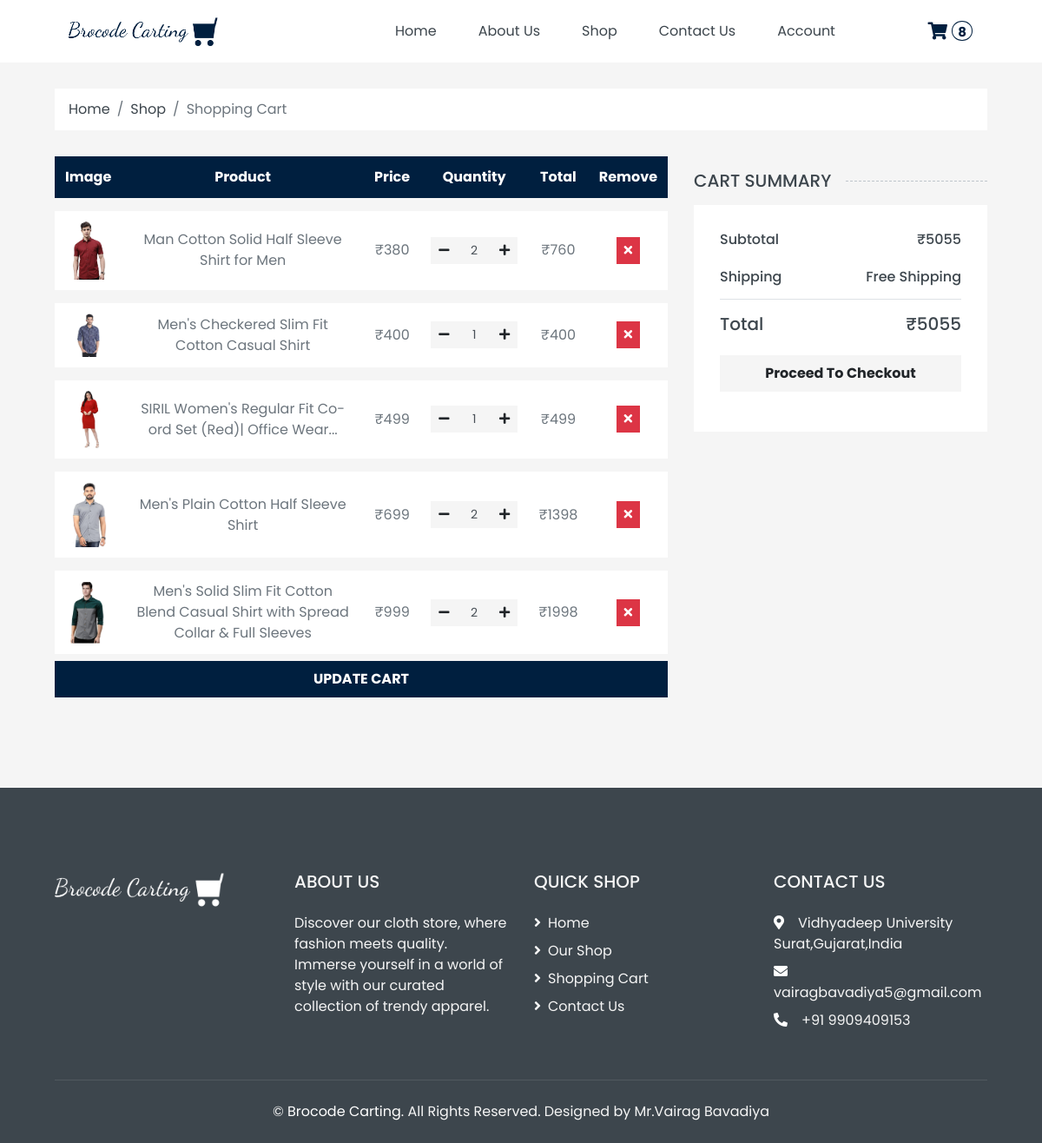
/cart.php (signed in), run on the app's committed database.
### tables this page shows
CREATE TABLE `cart` (
  `id` int(10) NOT NULL,
  `product_id` int(20) DEFAULT NULL,
  `qty` int(20) NOT NULL,
  `user_id` int(20) DEFAULT NULL,
  `amount` decimal(6,2) NOT NULL
);

CREATE TABLE `product` (
  `id` int(20) NOT NULL,
  `category_id` int(20) NOT NULL,
  `variants_id` int(20) NOT NULL,
  `attribute_id` int(20) NOT NULL,
  `p_name` varchar(200) NOT NULL,
  `p_image` longtext DEFAULT NULL,
  `p_description` longtext NOT NULL,
  `stock` int(50) NOT NULL,
  `price` int(50) NOT NULL,
  `created_by` int(20) DEFAULT NULL,
  `updated_by` int(20) DEFAULT NULL,
  `created_at` datetime DEFAULT NULL,
  `updated_at` datetime DEFAULT NULL,
  `is_active` tinyint(1) NOT NULL,
  `is_delete` tinyint(1) DEFAULT NULL
);

### cart.php (the view, shortened to what this page needs)
<?php
require("config.php");
require("header.php");
?>
<div class="container-fluid">
    <div class="row px-xl-5">
        <div class="col-12">
            <nav class="breadcrumb bg-light mb-30">
                <a class="breadcrumb-item text-dark" href="/e-commerce/">Home</a>
                <a class="breadcrumb-item text-dark" href="/e-commerce/shop.php">Shop</a>
                <span class="breadcrumb-item active">Shopping Cart</span>
            </nav>
        </div>
    </div>
</div>
<?php if ($total > 0) : ?>
    <div class="container-fluid">
        <div class="row px-xl-5">
            <div class="col-lg-8 table-responsive mb-5">
                <form method="post">
                    <table class="table table-light table-borderless table-hover text-center mb-0">
                        <thead class="thead-dark">
                            <tr>
                                <th>Image</th>
                                <th>Product</th>
                                <th>Price</th>
                                <th>Quantity</th>
                                <th>Total</th>
                                <th>Remove</th>
                            </tr>
                        </thead>
                        <tbody class="align-middle">
                            <?php $subtotal = 0; ?>
                            <?php if (isset($_SESSION['cart']) && !empty($_SESSION['cart'])) : ?>
                                <?php $i = 0; ?>
                                <?php foreach ($_SESSION['cart'] as $key => $item) : ?>
                                    <?php $subtotal += $item['total_amount']; ?>
                                    <tr>
                                        <td class="align-middle"><img alt="" style="width: 50px;" src="/e-commerce/admin/products/<?php echo $item['product_image']; ?>"></td>
                                        <td class="align-middle"><?php echo $item['product_name']; ?></td>
                                        <td class="align-middle"><?php echo '₹' . $item['price']; ?></td>
                                        <td class="align-middle quantity">
                                            <div class="input-group quantity mx-auto" style="width: 100px;">
                                                <div class="input-group-btn">
                                                    <button class="btn btn-sm btn-secondary btn-minus">
                                                        <i class="fa fa-minus"></i>
                                                    </button>
                                                </div>
                                                <input type="text" class="qty form-control form-control-sm bg-secondary border-0 text-center" value="<?php echo $item['qty']; ?>" min="1" max="10" step="1" data-decimals="0" required name="cart_item[<?php echo $i; ?>][qty]" value="<?php echo isset($item['price']) ? $item['qty'] : ''; ?>">
                                                <div class="input-group-btn">
                                                    <button class="btn btn-sm btn-secondary btn-plus">
                                                        <i class="fa fa-plus"></i>
                                                    </button>
                                                </div>
                                            </div>
                                        </td>
                                        <td class="align-middle"><?php echo '₹' . $item['qty'] * $item['price']; ?></td>
                                        <td class="align-middle">
                                            <button class="btn btn-sm btn-danger remove-cart-item" data-id="<?php echo $key; ?>">
                                                <i class="fa fa-times"></i>
                                            </button>
                                            <input type="hidden" name="cart_item[<?php echo $i; ?>][key]" value="<?php echo $i; ?>" />
                                            <input type="hidden" name="cart_item[<?php echo $i; ?>][price]" value="<?php echo $item['price']; ?>" />
                                            <input type="hidden" name="cart_item[<?php echo $i; ?>][product_id]" value="<?php echo $item['product_id']; ?>" />
                                            <input type="hidden" name="cart_item[<?php echo $i; ?>][product_image]" value="<?php echo $item['product_image']; ?>" />
                                            <input type="hidden" name="cart_item[<?php echo $i; ?>][product_name]" value="<?php echo $item['product_name']; ?>" />
                                        </td>
                                    </tr>
                                    <?php $i++; ?>
                                <?php endforeach; ?>
                            <?php elseif (isset($_SESSION['id']) && $_SESSION['id'] != "") : ?>
                                <?php $query = "SELECT c.id as cart_key,c.amount,c.qty,p.id as product_id,p.p_image,p.p_name,p.price FROM product as p,cart as c where c.product_id = p.id and c.user_id=" . $_SESSION['id']; ?>
                                <?php if ($result = $conn->query($query)) : ?>
                                    <?php $i = 0; ?>
                                    <?php while ($row = $result->fetch_assoc()) : ?>
                                        <?php $subtotal += $row['amount']; ?>
                                        <tr>
                                            <td class="align-middle"><img alt="" style="width: 50px;" src="/e-commerce/admin/products/<?php echo $row['p_image']; ?>"></td>
                                            <td class="align-middle"><?php echo $row['p_name']; ?></td>
                                            <td class="align-middle"><?php echo '₹' . $row['price']; ?></td>
                                            <td class="align-middle quantity">
                                                <div class="input-group quantity mx-auto" style="width: 100px;">
                                                    <div class="input-group-btn">
                                                        <button class="btn btn-sm btn-secondary btn-minus">
                                                            <i class="fa fa-minus"></i>
                                                        </button>
                                                    </div>
                                                    <input type="text" class="qty form-control form-control-sm bg-secondary border-0 text-center" value="<?php echo $row['qty']; ?>" name="cart_item[<?php echo $i; ?>][qty]">
                                                    <div class="input-group-btn">
                                                        <button class="btn btn-sm btn-secondary btn-plus">
                                                            <i class="fa fa-plus"></i>
                                                        </button>
                                                    </div>
                                                </div>
                                            </td>
                                            <td class="align-middle"><?php echo '₹' . $row['qty'] * $row['price']; ?></td>
                                            <td class="align-middle">
                                                <button class="btn btn-sm btn-danger remove-cart-item" data-id="<?php echo $row['cart_key']; ?>">
                                                    <i class="fa fa-times"></i>
                                                </button>
                                            </td>
                                        </tr>
                                        <?php $i++; ?>
                                    <?php endwhile; ?>
                                <?php endif; ?>
                            <?php endif; ?>
                        </tbody>
                    </table>
                    <div class="cart-bottom">
                        <button type="submit" name="update_cart" class="btn btn-block btn-primary my-2 py-2 font-weight-bold" style="color: #fff !important;">
                            <span>UPDATE CART</span>
                        </button>
                    </div>
                </form>
            </div>
            <div class="col-lg-4 pt-3">
                <h5 class="section-title position-relative text-uppercase mb-3"><span class="bg-secondary pr-3">Cart Summary</span></h5>
                <div class="bg-light p-30 mb-5">
                    <div class="border-bottom pb-2">
                        <div class="d-flex justify-content-between mb-3">
                            <h6>Subtotal</h6>
                            <h6>₹<?php echo $subtotal; ?></h6>
                        </div>
                        <div class="d-flex justify-content-between">
                            <h6 class="font-weight-medium">Shipping</h6>
                            <h6 class="font-weight-medium">Free Shipping</h6>
                        </div>
                    </div>
                    <div class="pt-2">
                        <div class="d-flex justify-content-between mt-2">
                            <h5>Total</h5>
                            <h5>₹<?php echo $subtotal; ?></h5>
                        </div>
                        <div class="cart-bottom">
                            <a class="btn btn-block btn-secondary font-weight-bold my-3 py-2" href="/e-commerce/checkout.php">Proceed To Checkout</a>
                        </div>
                    </div>
                </div>
            </div>
        </div>
    </div>
<?php endif; ?>
<?php require("footer.php"); ?>

### header.php (style rules this page uses)
.table .thead-dark th { background-color: #001F3F; border-color: #001F3F; }

### data on the page
cart: product.p_image (picture), product.p_name "Man Cotton Solid Half Sleeve Shirt for Men", product.price "380", qty "2", $row['qty']*$row['price'] "760"
cart: product.p_image (picture), product.p_name "Men's Checkered Slim Fit Cotton Casual Shirt", product.price "400", qty "1", $row['qty']*$row['price'] "400"
cart: product.p_image (picture), product.p_name "SIRIL Women's Regular Fit Co-ord Set (Red)| Office Wear...", product.price "499", qty "1", $row['qty']*$row['price'] "499"
cart: product.p_image (picture), product.p_name "Men's Plain Cotton Half Sleeve Shirt", product.price "699", qty "2", $row['qty']*$row['price'] "1398"
cart: product.p_image (picture), product.p_name "Men's Solid Slim Fit Cotton Blend Casual Shirt with Spread Collar & Full Sleeves", product.price "999", qty "2", $row['qty']*$row['price'] "1998"

### other printed values
$total "8"
$subtotal "5055"
